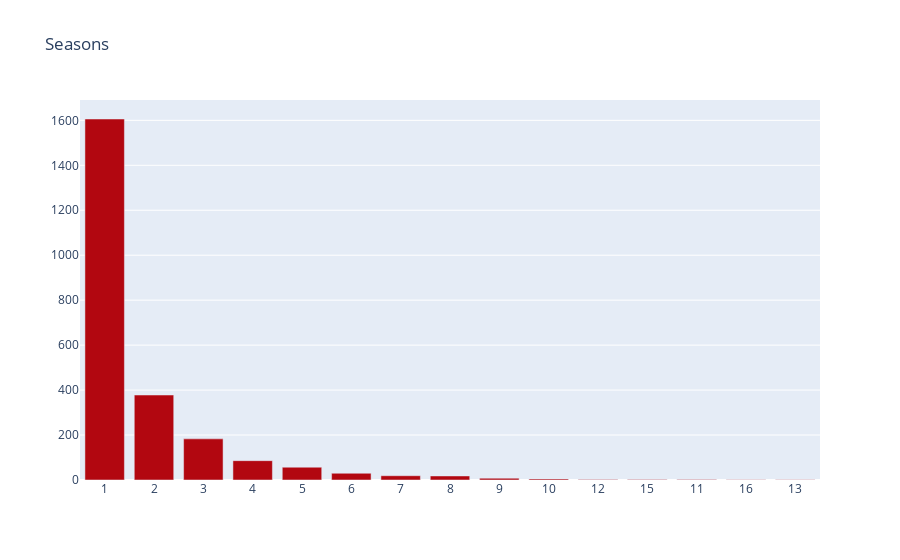

The cell this chart's notebook holds for it:
### Code cell
col = 'season_count'
vc1 = d1[col].value_counts().reset_index()
vc1 = vc1.rename(columns = {col : "count", "index" : col})
vc1['percent'] = vc1['count'].apply(lambda x : 100*x/sum(vc1['count']))


trace1 = go.Bar(x=vc1[col], y=vc1["count"], name="TV Shows", marker=dict(color="#b20710"))
data = [trace1]
layout = go.Layout(title="Seasons", legend=dict(x=0.1, y=1.1, orientation="h"))
fig = go.Figure(data, layout=layout)
fig.show()

### Figure 1 — Plotly figure (JSON) as saved in the notebook; plotly's stock layout.template omitted (floating-point values rounded to 4 significant figures)
{"data": [{"marker": {"color": "#b20710"}, "name": "TV Shows", "type": "bar", "x": ["1", "2", "3", "4", "5", "6", "7", "8", "9", "10", "12", "15", "11", "16", "13"], "y": [1606, 378, 183, 86, 57, 30, 19, 18, 8, 5, 2, 2, 2, 1, 1]}], "layout": {"legend": {"orientation": "h", "x": 0.1, "y": 1.1}, "title": {"text": "Seasons"}}}
